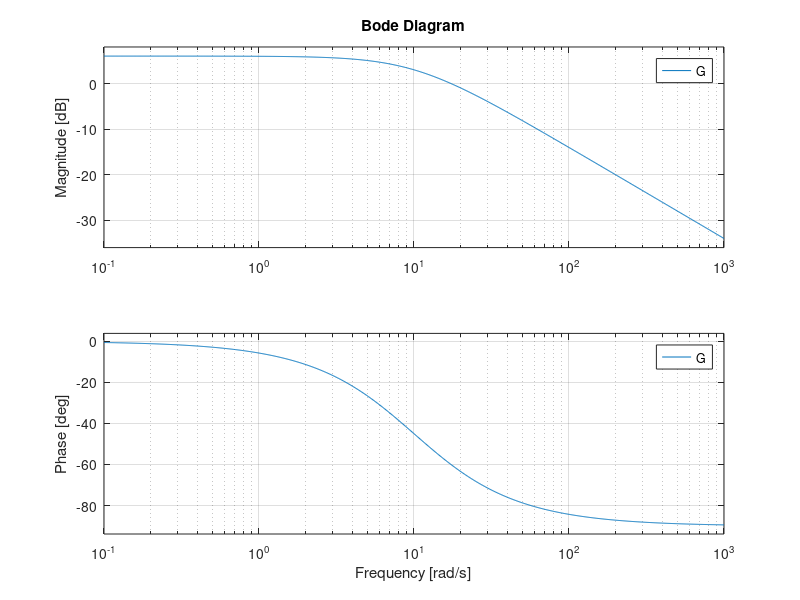
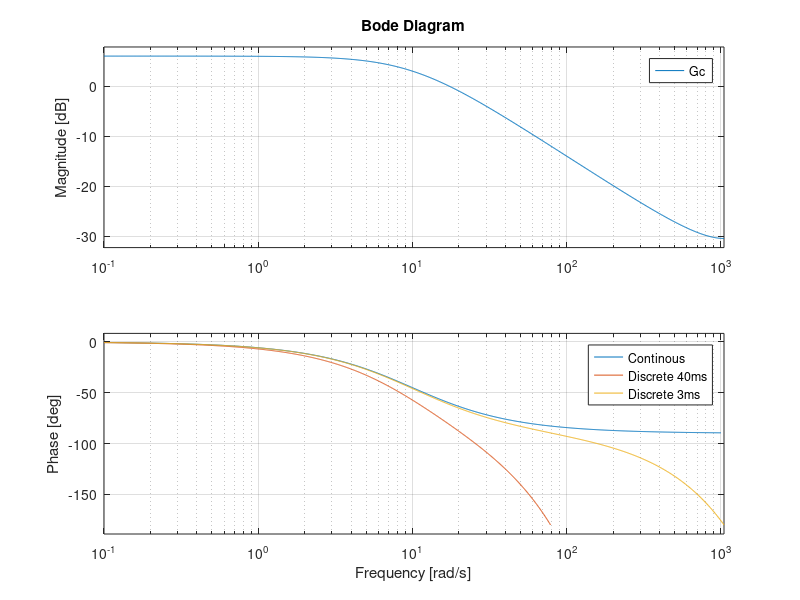
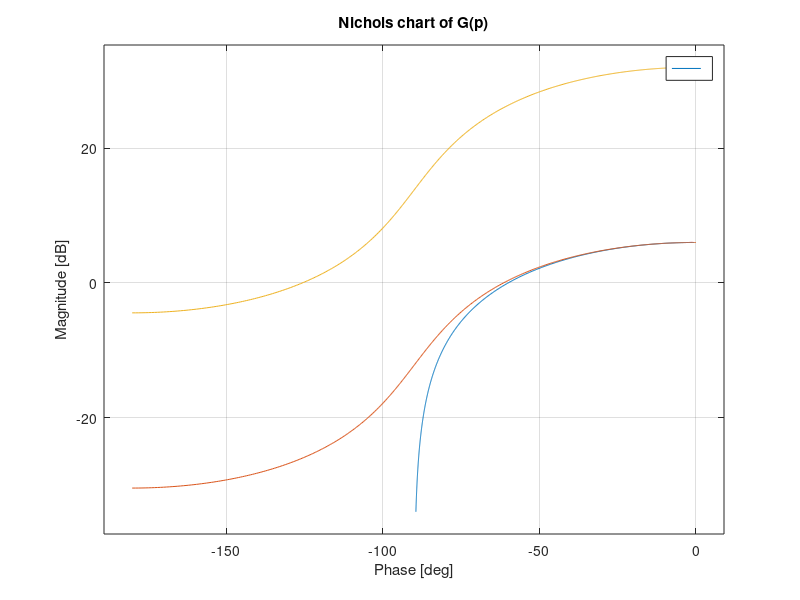

MATLAB code for these plots, in order:
clear all;
clc;

p=tf('s');
G=2/(0.1*p+1);
figure;
bode(G)


%%
w_max=100; %w_max from bode plot(-20dB fmax)
f_max=w_max/2*pi;
fe_shannon=2*f_max;
Te_shannon=1/fe_shannon;
%On pose Te==40ms ===>fmax
fe=1/(40e-3);
fmax=fe/2;
wmax=fmax*2*pi;
%%
Te=40e-3;
Gc=c2d(G,Te,method="zoh");
figure(2)
bode(G)
hold all
bode(Gc)
Te=3e-3;
Gc=c2d(G,Te,method="zoh");
hold all
bode(Gc)
legend('Continous','Discrete 40ms','Discrete 3ms')

%%
%lambda=0.42;
%phi=-250:1:-150
%Q=
Kp=20;
figure;
nichols(G); 
hold all;
nichols(Gc)
nichols(Kp*Gc)
grid on;
title('Nichols chart of G(p)');
%%
phi=-250:1:-150;
%Q^2+2*G*
